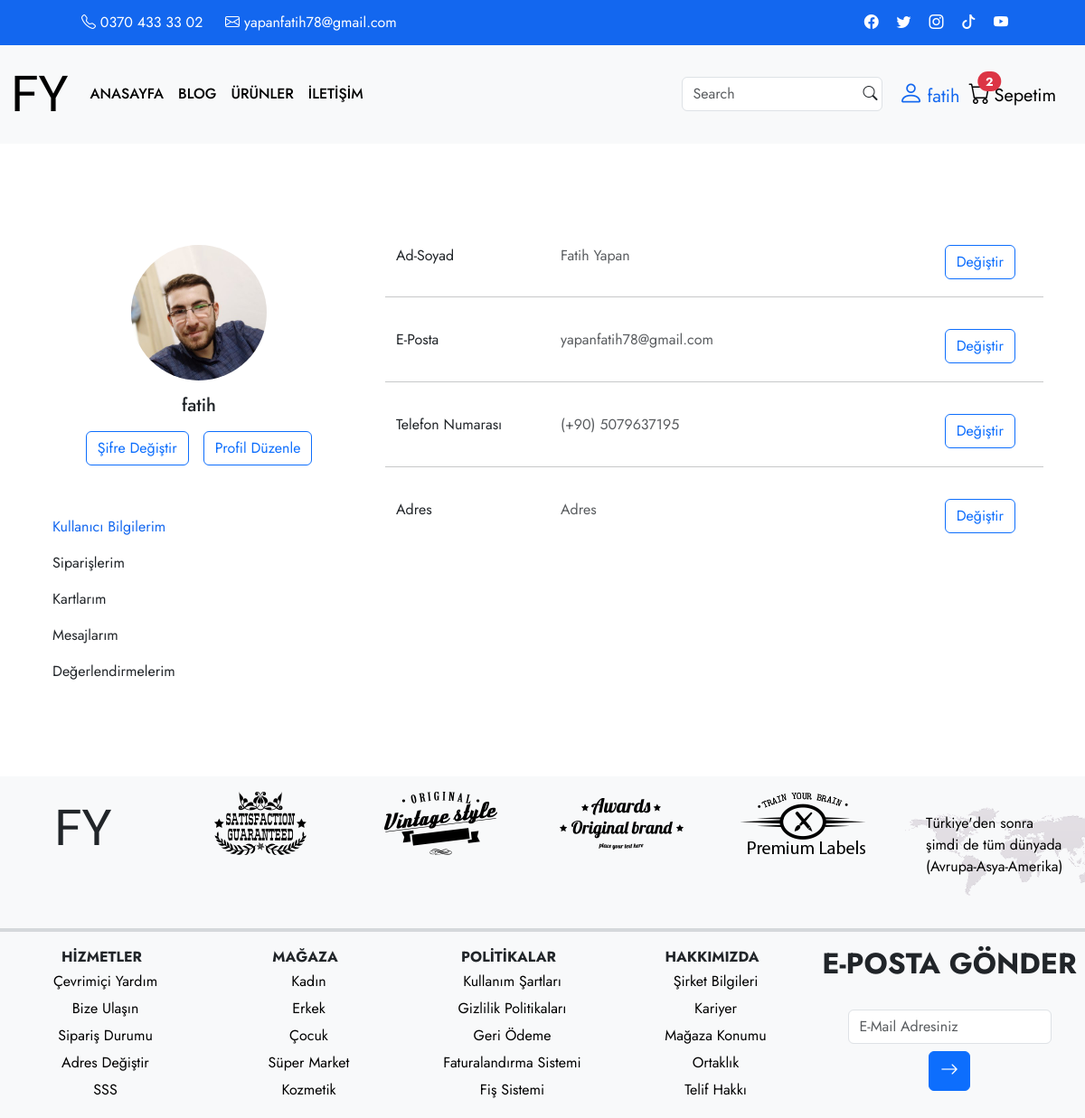
Before: /profil/ (signed in) with the older database file.
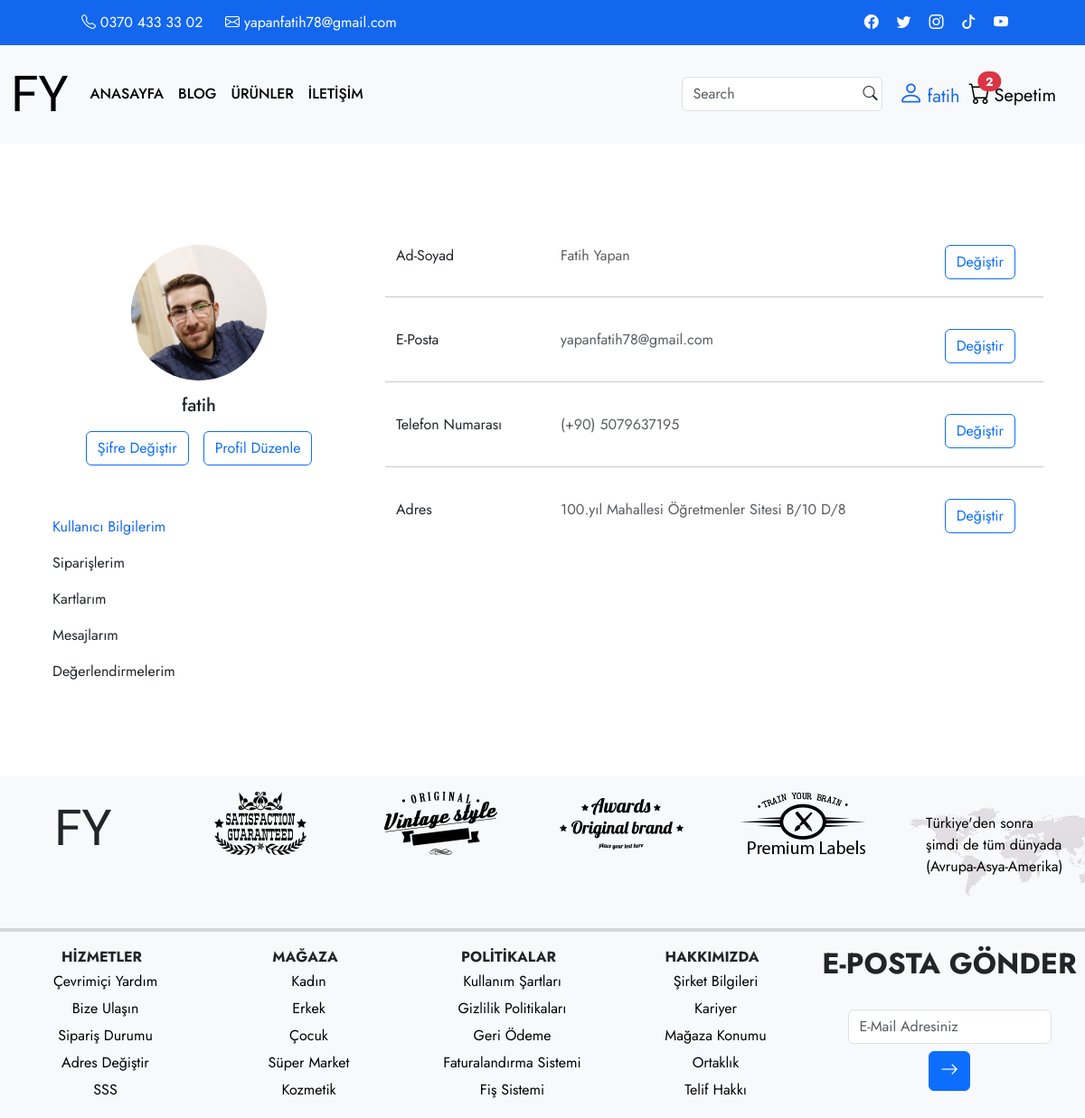
After: the same page with the newer database file.
### appBitirme/models.py (models this page shows, shortened)
class UserInfo(models.Model):
    user = models.ForeignKey(User, verbose_name=("Kullanıcı"), on_delete=models.CASCADE)
    password = models.CharField(("Şifre"), max_length=50)
    phone_number = models.CharField(("05---------"), max_length=50, null=True, default='Telefon Numarası')
    address = models.CharField(("Adres"), max_length=100, default='Adres')
    image = models.FileField(("Profil Fotoğrafı"), upload_to=None, max_length=100, default='None/defaultProfil.webp')
    urunadet = models.IntegerField(("Ürün Adet"),null=True, blank=True,default=0)

### appBitirme/views.py (the view, shortened to what this page needs)
# urls.py: path('profil/', profil, name='profil'),
def profil(request):
    context={
        'urunAdet':urunAdet(request),
    }
    user = User.objects.get(username=request.user)
    userinfo = UserInfo.objects.get(user=user)
    context.update({
        'user':user,
        'userinfo':userinfo,
        })
    return render(request, 'user/profil.html',context)

### appBitirme/views.py (called while the page is built)
def urunAdet(request):
    if request.user.is_authenticated:
        return SepetUrun.objects.filter(user=request.user)
    else:
        return None

### appBitirme/templates/user/profil.html (shortened to what this page needs)
{% extends 'base.html' %}
{% load static %}
{% block content %}
<section>
    <div class="container py-5 mt-5">
      <div class="row">
        <div class="col-lg-4">
          <div class="card mb-4 border-0">
            <div class="card-body text-center">
              {% if userinfo.image %}
              <img src="{{ userinfo.image.url }}" alt="avatar" class="rounded-circle img-fluid" style="width: 150px;">
              {% else %}
              <img src="{% static 'img/default-profil/defaultProfil.webp' %}" alt="avatar" class="rounded-circle img-fluid" style="width: 150px;">
              {% endif %}
              <h5 class="my-3">{{ user.username }}</h5>
              <div class="d-flex justify-content-center mb-2">
                <a href="/sifreDegistir/" type="button" class="btn btn-outline-primary me-3">Şifre Değiştir</a>
              <button type="button" class="btn btn-outline-primary" data-bs-toggle="modal" data-bs-target="#modalProfil">
                Profil Düzenle
            </button>
            </div>
              </div>
            </div>
          <div class="list-group">
            <button type="button" class="list-group-item list-group-item-action border-0 active">Kullanıcı Bilgilerim</button>
            <button type="button" class="list-group-item list-group-item-action border-0">Siparişlerim</button>
            <button type="button" class="list-group-item list-group-item-action border-0">Kartlarım</button>
            <button type="button" class="list-group-item list-group-item-action border-0">Mesajlarım</button>
            <button type="button" class="list-group-item list-group-item-action border-0">Değerlendirmelerim</button>
          </div>
        </div>
        <div class="col-lg-8">
          <div class="card mb-4 border-0" style="height: 371px;">
            <div class="card-body ">
              <div class="row h-100">
                <div class="col-sm-3">
                  <p class="mb-0">Ad-Soyad</p>
                </div>
                <div class="col-sm-7">
                  <p class="text-muted mb-0">{{ user.get_full_name }}</p>
                </div>
                <div class="col-sm-2">
              <button type="button" class="btn btn-outline-primary" data-bs-toggle="modal" data-bs-target="#exampleModal1">
                  Değiştir
              </button>
              </div>
              <hr>
                <div class="col-sm-3">
                  <p class="mb-0">E-Posta</p>
                </div>
                <div class="col-sm-7">
                  <p class="text-muted mb-0">{{ user.email }}</p>
                </div>
                <div class="col-sm-2">
                <button type="button" class="btn btn-outline-primary" data-bs-toggle="modal" data-bs-target="#exampleModal2">
                    Değiştir
                </button>
                </div>
              <hr>
                <div class="col-sm-3">
                  <p class="mb-0">Telefon Numarası</p>
                </div>
                <div class="col-sm-7">
                  <p class="text-muted mb-0">(+90) {{ userinfo.phone_number }}</p>
                </div>
                <div class="col-sm-2">
              <button type="button" class="btn btn-outline-primary" data-bs-toggle="modal" data-bs-target="#exampleModal3">
                  Değiştir
              </button>
              </div>
              <hr>
                <div class="col-sm-3">
                  <p class="mb-0">Adres</p>
                </div>
                <div class="col-sm-7">
                  <p class="text-muted mb-0">{{ userinfo.address }}</p>
                </div>
                <div class="col-sm-2">
              <button type="button" class="btn btn-outline-primary" data-bs-toggle="modal" data-bs-target="#exampleModal4">
                  Değiştir
              </button>
              </div>
              </div>
            </div>
          </div>
        </div>
      </div>
    </div>
  </section>
{% endblock content %}

Changed rows visible on the page:
changed UserInfo: address "Adres" → "100.yıl Mahallesi Öğretmenler Sitesi B/10 D/8"
